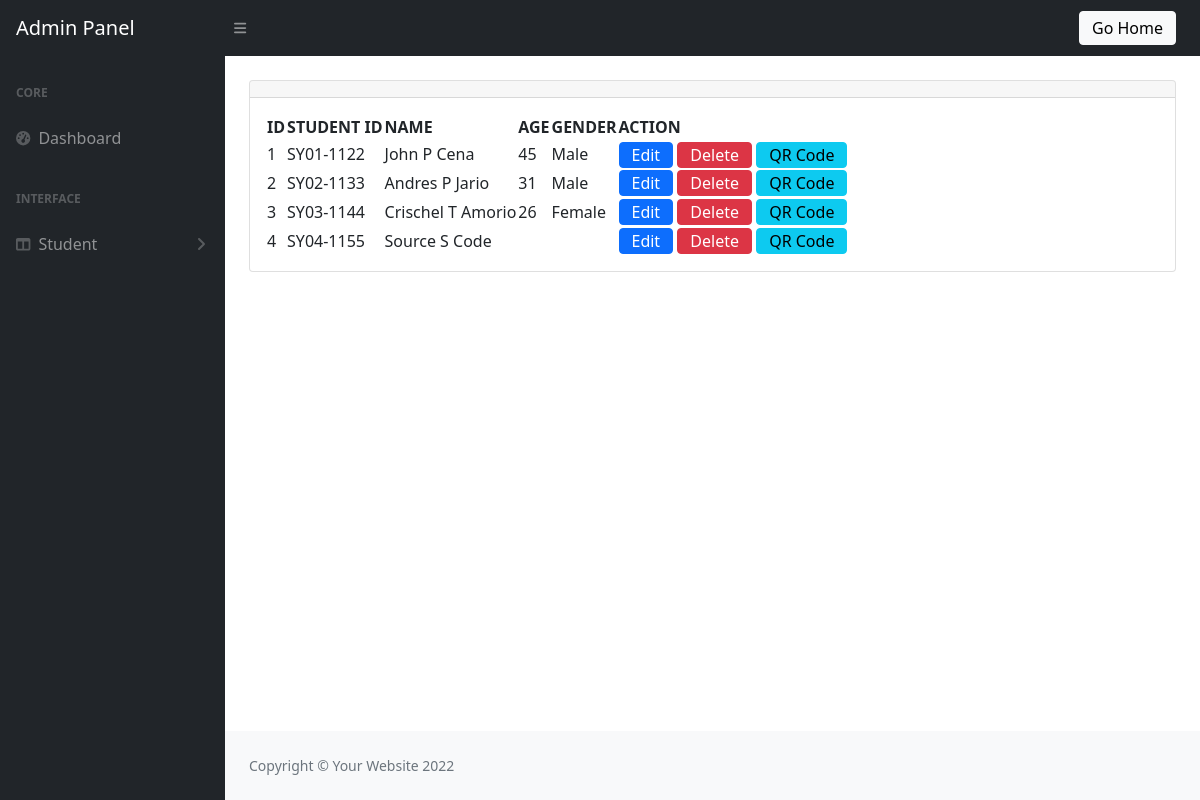
/admin/student_list.php, run on the app's committed database.
### tables this page shows
CREATE TABLE `student` (
  `ID` int(11) NOT NULL,
  `STUDENTID` varchar(250) NOT NULL,
  `FIRSTNAME` varchar(250) NOT NULL,
  `MNAME` varchar(250) NOT NULL,
  `LASTNAME` varchar(250) NOT NULL,
  `AGE` varchar(250) NOT NULL,
  `GENDER` varchar(250) NOT NULL
);

### admin/student_list.php (the view, shortened to what this page needs)
<?php
include('header.php');
include('sidebar.php');
?>
                <main>
                    <div class="container-fluid px-4">
                        <div class="card mb-4">
                            <div class="card-header">
                            </div>
                            <div class="card-body">
                                <table id="datatablesSimple">
                                    <thead>
                                        <tr>
                                            <th>ID</th>
                                            <th>STUDENT ID</th>
                                            <th>NAME</th>
                                            <th>AGE</th>
                                            <th>GENDER</th>
                                            <th>ACTION</th>
                                        </tr>
                                    </thead>
                                    <tbody>
                                        <?php
                                            $sql ="SELECT * FROM student";
                                            $query = $conn->query($sql);
                                            while ($row = $query->fetch_assoc()){
                                        ?>
                                            <tr id="row_<?= $row['ID'];?>">
                                                <td><?php echo $row['ID'];?></td>
                                                <td><?php echo $row['STUDENTID'];?></td>
                                                <td><?php echo $row['FIRSTNAME'].' '.$row['MNAME'].' '.$row['LASTNAME'];?></td>
                                                <td><?php echo $row['AGE'];?></td>
                                                <td><?php echo $row['GENDER'];?></td>
                                                <td>
                                                    <a href="student_edit.php?id=<?=$row['ID']?>"><button class="btn btn-primary py-0">Edit</button></a>
                                                    <button class="btn btn-danger py-0" onclick="deleteStudent(<?php echo $row['ID'];?>)">Delete</button>
                                                    <a href="qr_code.php?student_id=<?=$row['STUDENTID']?>"><button class="btn btn-info py-0">QR Code</button></a>
                                                </td>
                                            </tr>
                                        <?php
                                        }
                                        ?>
                                    </tbody>
                                </table>
                            </div>
                        </div>
                    </div>
                </main>
<?php
include('footer.php');
?>

### data on the page
student: ID "1", STUDENTID "SY01-1122", FIRSTNAME "John", MNAME "P", LASTNAME "Cena", AGE "45", GENDER "Male"
student: ID "2", STUDENTID "SY02-1133", FIRSTNAME "Andres", MNAME "P", LASTNAME "Jario", AGE "31", GENDER "Male"
student: ID "3", STUDENTID "SY03-1144", FIRSTNAME "Crischel", MNAME "T", LASTNAME "Amorio", AGE "26", GENDER "Female"
student: ID "4", STUDENTID "SY04-1155", FIRSTNAME "Source", MNAME "S", LASTNAME "Code"
